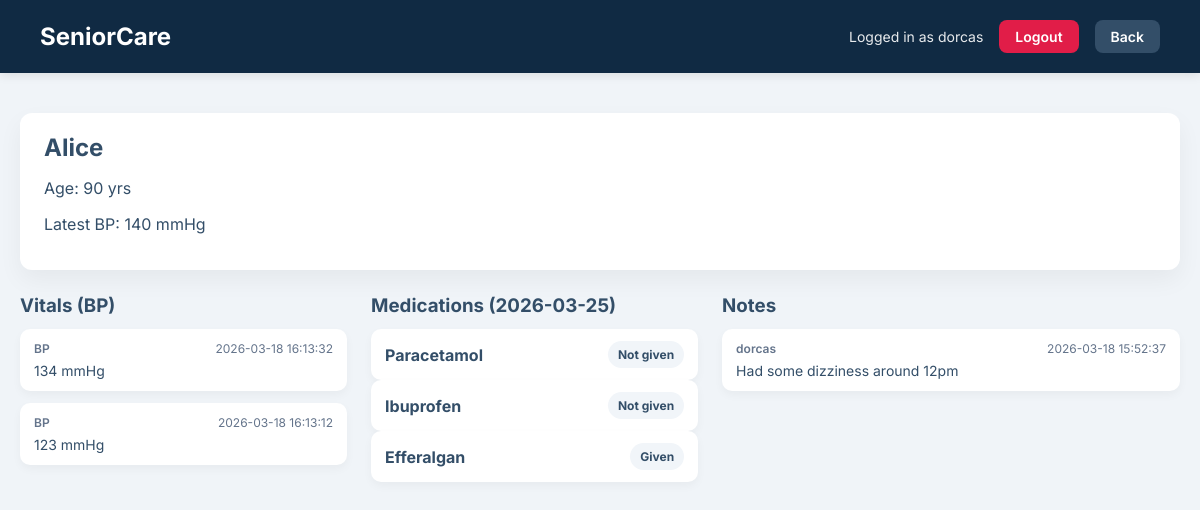
The app's page /residents/4/doctor-summary (signed in) with its own data.
### tables this page shows
CREATE TABLE residents (
    id INTEGER PRIMARY KEY AUTOINCREMENT,
    name TEXT,
    age INTEGER,
    bp INTEGER
);

CREATE TABLE bp_readings (
            id INTEGER PRIMARY KEY AUTOINCREMENT,
            resident_id INTEGER NOT NULL,
            bp INTEGER NOT NULL,
            recorded_at TEXT DEFAULT CURRENT_TIMESTAMP,
            FOREIGN KEY (resident_id) REFERENCES residents (id) ON DELETE CASCADE
        );

CREATE TABLE medications (
            id INTEGER PRIMARY KEY AUTOINCREMENT,
            resident_id INTEGER NOT NULL,
            name TEXT NOT NULL,
            dosage TEXT,
            created_at TEXT DEFAULT CURRENT_TIMESTAMP,
            FOREIGN KEY (resident_id) REFERENCES residents (id) ON DELETE CASCADE
        );

CREATE TABLE notes (
            id INTEGER PRIMARY KEY AUTOINCREMENT,
            resident_id INTEGER NOT NULL,
            content TEXT NOT NULL,
            author TEXT,
            created_at TEXT DEFAULT CURRENT_TIMESTAMP,
            FOREIGN KEY (resident_id) REFERENCES residents (id) ON DELETE CASCADE
        );

### care.py (the view)
@app.route("/residents/<int:resident_id>/doctor-summary", methods=["GET"])
@login_required
def doctor_summary(resident_id):
    db = get_db_connection()
    resident = db.execute(
        "SELECT * FROM residents WHERE id = ?", (resident_id,)
    ).fetchone()
    if not resident:
        db.close()
        flash("Patient not found.", "error")
        return redirect(url_for("home"))
    today = date.today().isoformat()
    readings = db.execute(
        "SELECT bp, recorded_at FROM bp_readings WHERE resident_id = ? ORDER BY recorded_at DESC",
        (resident_id,),
    ).fetchall()
    notes = db.execute(
        "SELECT content, author, created_at FROM notes WHERE resident_id = ? ORDER BY created_at DESC",
        (resident_id,),
    ).fetchall()
    medications = db.execute(
        "SELECT id, name, dosage FROM medications WHERE resident_id = ? ORDER BY created_at DESC",
        (resident_id,),
    ).fetchall()
    given_medication_ids = set()
    if medications:
        given_rows = db.execute(
            """
            SELECT ml.medication_id
            FROM medication_logs ml
            INNER JOIN medications m ON m.id = ml.medication_id
            WHERE m.resident_id = ? AND ml.given_date = ?
            """,
            (resident_id, today),
        ).fetchall()
        given_medication_ids = {row["medication_id"] for row in given_rows}
    db.close()
    return render_template(
        "doctor_summary.html",
        resident=resident,
        readings=readings,
        notes=notes,
        medications=medications,
        given_medication_ids=given_medication_ids,
        today=today,
        username=session.get("username"),
    )

### care.py (called while the page is built)
def get_db_connection():
    conn = sqlite3.connect("Seniorcare.db")
    conn.row_factory = sqlite3.Row
    return conn

def login_required(view):
    @wraps(view)
    def wrapped_view(**kwargs):
        if "user_id" not in session:
            return redirect(url_for("login"))
        return view(**kwargs)
    return wrapped_view

### templates/doctor_summary.html (shortened to what this page needs)
<!DOCTYPE html>
<html lang="en">
<head>
    <link rel="stylesheet" href="{{ url_for('static', filename='style.css') }}">
</head>
<body>
    <div class="header">
        <h1>SeniorCare</h1>
        <div class="header-right">
            {% if username %}
                <span class="user-info">Logged in as {{ username }}</span>
                <a href="{{ url_for('logout') }}" class="btn-logout">Logout</a>
            {% endif %}
            <a href="{{ url_for('home') }}" class="btn-logout" style="background-color:#334e68;">Back</a>
        </div>
    </div>
    <div class="container">
        <div class="card patient-header">
            <div class="patient-main">
                <h2>{{ resident['name'] }}</h2>
                <p>Age: {{ resident['age'] }} yrs</p>
                <p>Latest BP: {{ resident['bp'] }} mmHg</p>
            </div>
        </div>
        <div class="summary-layout">
            <div class="summary-column">
                <h3>Vitals (BP)</h3>
                {% if readings %}
                    <div class="notes-list">
                        {% for row in readings %}
                            <div class="note-card">
                                <div class="note-meta">
                                    <span class="note-author">BP</span>
                                    <span class="note-date">{{ row['recorded_at'] }}</span>
                                </div>
                                <p class="note-content">{{ row['bp'] }} mmHg</p>
                            </div>
                        {% endfor %}
                    </div>
                {% else %}
                    <p class="no-notes">No BP readings yet.</p>
                {% endif %}
            </div>
            <div class="summary-column">
                <h3>Medications ({{ today }})</h3>
                {% if medications %}
                    <div class="med-summary-list">
                        {% for med in medications %}
                            <div class="note-card med-summary-item">
                                <div class="med-summary-top">
                                    <div>
                                        <strong>{{ med['name'] }}</strong>
                                    </div>
                                    <div class="med-given-status">
                                        {% if med['id'] in given_medication_ids %}
                                            Given
                                        {% else %}
                                            Not given
                                        {% endif %}
                                    </div>
                                </div>
                            </div>
                        {% endfor %}
                    </div>
                {% else %}
                    <p class="no-notes">No medications yet.</p>
                {% endif %}
            </div>
            <div class="summary-column summary-notes">
                <h3>Notes</h3>
                {% if notes %}
                    <div class="notes-list">
                        {% for note in notes %}
                            <div class="note-card">
                                <div class="note-meta">
                                    {% if note['author'] %}
                                        <span class="note-author">{{ note['author'] }}</span>
                                    {% else %}
                                        <span class="note-author">Staff</span>
                                    {% endif %}
                                    <span class="note-date">{{ note['created_at'] }}</span>
                                </div>
                                <p class="note-content">{{ note['content'] }}</p>
                            </div>
                        {% endfor %}
                    </div>
                {% else %}
                    <p class="no-notes">No notes yet.</p>
                {% endif %}
            </div>
        </div>
    </div>
</body>
</html>

### static/style.css (style rules this page uses)
body { background-color: #f0f4f8; font-family: 'Inter', sans-serif; margin: 0; padding: 0; color: #334e68; }
.header { background-color: #102a43; color: white; padding: 20px 40px; display: flex; justify-content: space-between; align-items: center; box-shadow: 0 2px 10px rgba(0,0,0,0.1); }
.header h1 { margin: 0; font-size: 24px; }
.container { max-width: 1200px; margin: 40px auto; padding: 0 20px; }
.card { background: white; border-radius: 12px; box-shadow: 0 10px 25px rgba(0,0,0,0.05); overflow: hidden; }
.header-right { display: flex; align-items: center; gap: 16px; }
.user-info { font-size: 14px; opacity: 0.9; }
.btn-logout { background-color: #e11d48; color: white; text-decoration: none; padding: 8px 16px; border-radius: 8px; font-size: 14px; font-weight: 600; }
.patient-header { padding: 20px 24px; margin-bottom: 24px; }
.patient-main h2 { margin: 0 0 8px; }
.notes-list { display: flex; flex-direction: column; gap: 12px; }
.note-card { background: white; border-radius: 10px; padding: 12px 14px; box-shadow: 0 4px 10px rgba(0,0,0,0.04); }
.note-meta { display: flex; justify-content: space-between; margin-bottom: 6px; font-size: 12px; color: #64748b; }
.note-author { font-weight: 600; }
.note-content { margin: 0; font-size: 14px; }
.patient-header { display: flex; justify-content: space-between; align-items: center; }
.summary-layout { display: grid; grid-template-columns: 1fr 1fr 1.4fr; gap: 24px; margin-top: 24px; align-items: start; }
.summary-column h3 { margin-top: 0; margin-bottom: 12px; }
.med-summary-top { display: flex; align-items: center; justify-content: space-between; gap: 12px; }
.med-given-status { font-size: 12px; font-weight: 700; padding: 6px 10px; border-radius: 999px; background: #f1f5f9; color: #334e68; white-space: nowrap; }

### records on screen
residents: name "Alice", age "90", bp "140"
bp_readings: recorded_at "2026-03-18 16:13:32", bp "134"
bp_readings: recorded_at "2026-03-18 16:13:12", bp "123"
medications: name "Paracetamol", shows "Not given"
medications: name "Ibuprofen", shows "Not given"
medications: name "Efferalgan", shows "Given"
notes: author "dorcas", created_at "2026-03-18 15:52:37", content "Had some dizziness around 12pm"

### other values on screen
{{ username }} "dorcas"
